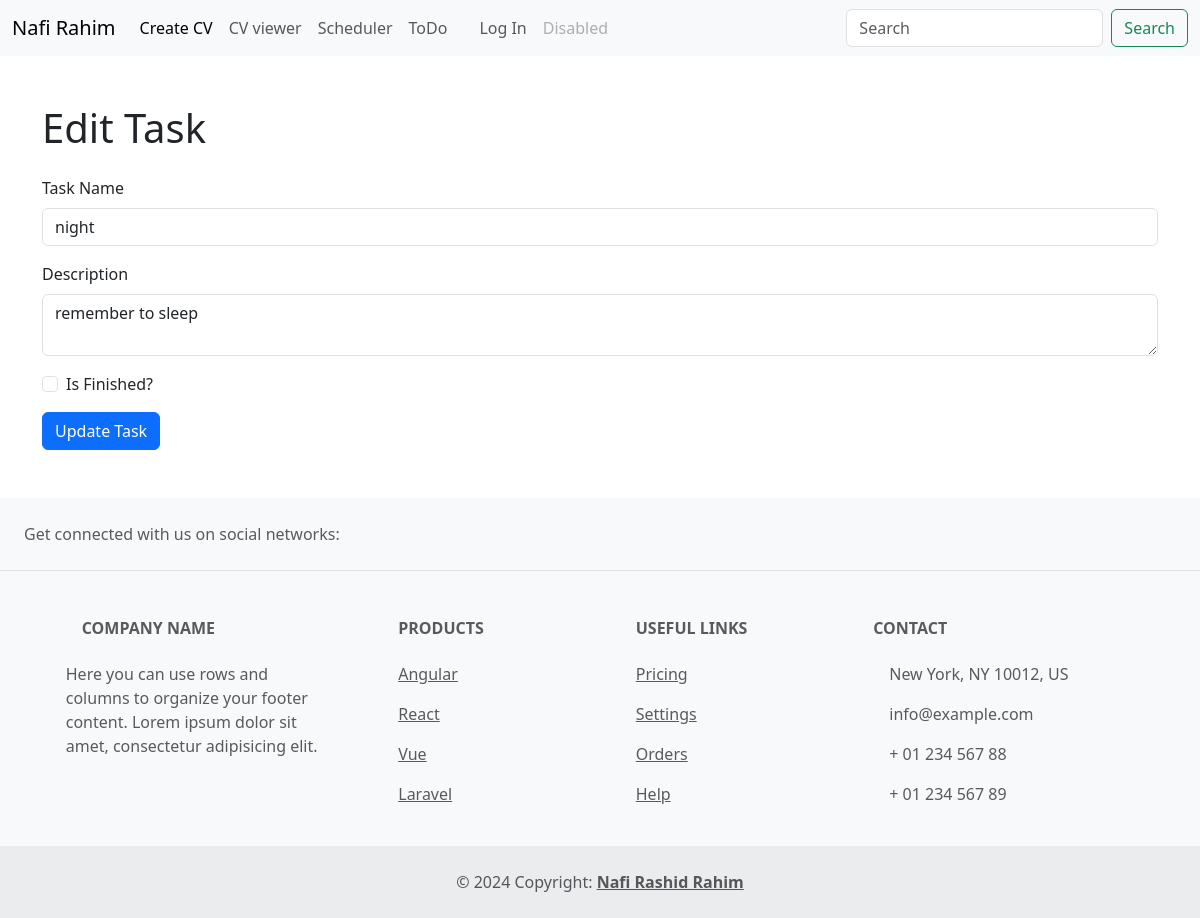
The page /scheduler/edit_task/15/ on the database as committed earlier.
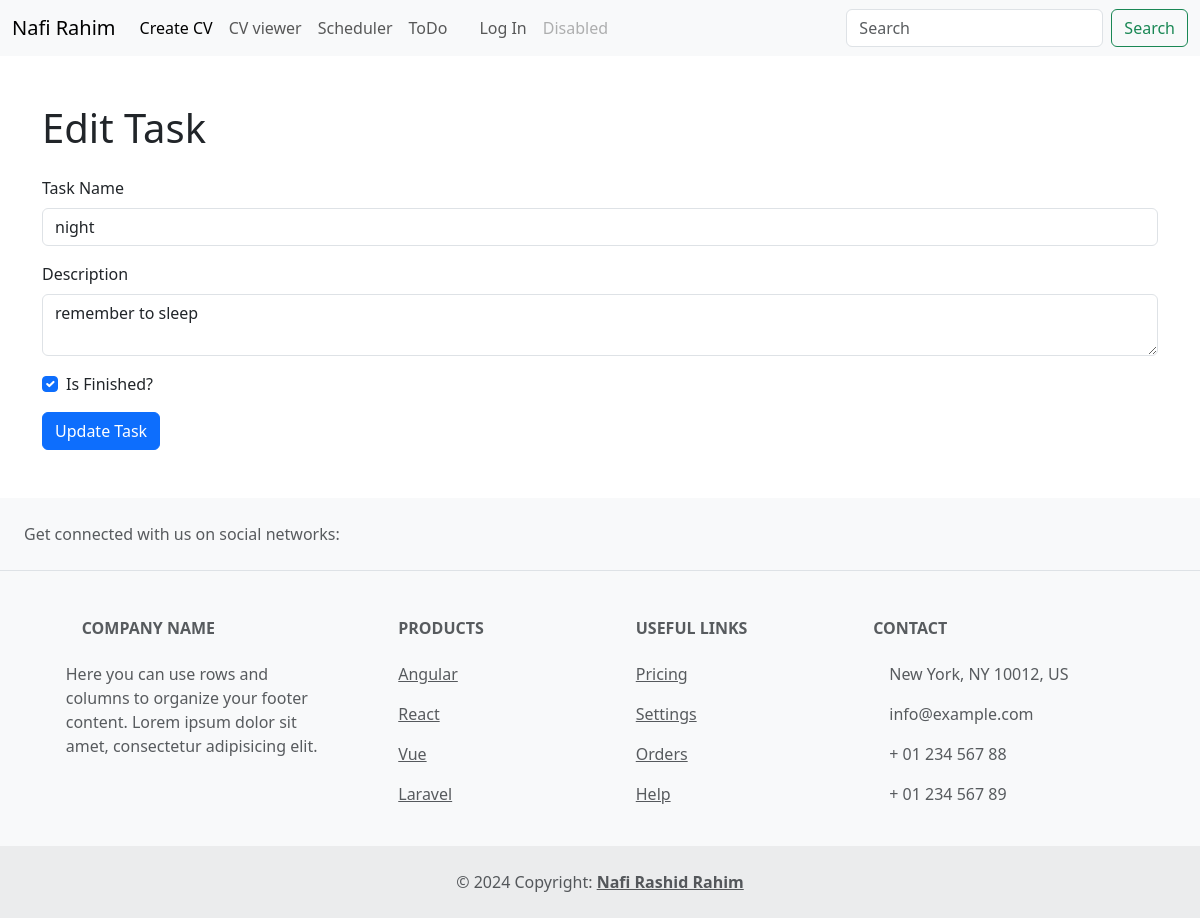
The same page on the database as committed later.
### Scheduler/models.py (models this page shows, shortened)
class Task(models.Model):
    task_name = models.CharField(max_length=100, null=True)
    description = models.TextField(blank=True)
    created_at = models.DateTimeField(auto_now_add=True)
    updated_at = models.DateTimeField(auto_now=True)
    is_finished = models.BooleanField(default=False)

### Scheduler/views.py (the view, shortened to what this page needs)
def edit_task(request, task_id):
    try:
        task = Task.objects.get(id=task_id)
    except Task.DoesNotExist:
        return redirect('task_list')
    return render(request, 'Scheduler/edit_task.html', {'task': task})

### Templates/Scheduler/edit_task.html (shortened to what this page needs)
{% extends 'base.html' %}
{% block main %}
<div class="container py-5">
    <h1 class="mb-4">Edit Task</h1>
    <form method="post">
        <div class="mb-3">
            <label for="task_name" class="form-label">Task Name</label>
            <input type="text" class="form-control" id="task_name" name="task_name" value="{{ task.task_name }}" required>
        </div>
        <div class="mb-3">
            <label for="description" class="form-label">Description</label>
            <textarea class="form-control" id="description" name="description" required>{{ task.description }}</textarea>
        </div>
        <div class="mb-3 form-check">
            <input type="checkbox" class="form-check-input" id="is_finished" name="is_finished" {% if task.is_finished %}checked{% endif %}>
            <label class="form-check-label" for="is_finished">Is Finished?</label>
        </div>
        <button type="submit" class="btn btn-primary">Update Task</button>
    </form>
</div>
{% endblock %}

Rows that differ between the two databases and show on the page:
changed Task "night": is_finished "☐" → "☑"
